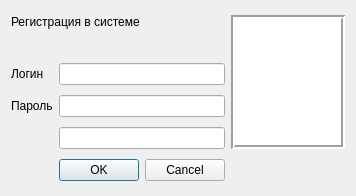
<?xml version="1.0" encoding="UTF-8"?>
<ui version="4.0">
 <class>Dialog</class>
 <widget class="QDialog" name="Dialog">
  <property name="windowModality">
   <enum>Qt::NonModal</enum>
  </property>
  <property name="enabled">
   <bool>true</bool>
  </property>
  <property name="geometry">
   <rect>
    <x>0</x>
    <y>0</y>
    <width>356</width>
    <height>196</height>
   </rect>
  </property>
  <property name="sizePolicy">
   <sizepolicy hsizetype="Fixed" vsizetype="Fixed">
    <horstretch>0</horstretch>
    <verstretch>0</verstretch>
   </sizepolicy>
  </property>
  <property name="windowTitle">
   <string>IT-куб.Журналы</string>
  </property>
  <property name="modal">
   <bool>false</bool>
  </property>
  <layout class="QGridLayout" name="gridLayout">
   <item row="0" column="0" colspan="2">
    <widget class="QLabel" name="label">
     <property name="sizePolicy">
      <sizepolicy hsizetype="Preferred" vsizetype="Fixed">
       <horstretch>0</horstretch>
       <verstretch>0</verstretch>
      </sizepolicy>
     </property>
     <property name="styleSheet">
      <string notr="true">font: 12pt &quot;MS Shell Dlg 2&quot;;</string>
     </property>
     <property name="text">
      <string>Регистрация в системе</string>
     </property>
     <property name="wordWrap">
      <bool>true</bool>
     </property>
    </widget>
   </item>
   <item row="0" column="2" rowspan="5">
    <widget class="QGraphicsView" name="graphicsView">
     <property name="sizePolicy">
      <sizepolicy hsizetype="Preferred" vsizetype="Preferred">
       <horstretch>0</horstretch>
       <verstretch>0</verstretch>
      </sizepolicy>
     </property>
     <property name="maximumSize">
      <size>
       <width>120</width>
       <height>16777215</height>
      </size>
     </property>
     <property name="focusPolicy">
      <enum>Qt::NoFocus</enum>
     </property>
     <property name="frameShape">
      <enum>QFrame::Box</enum>
     </property>
     <property name="lineWidth">
      <number>2</number>
     </property>
    </widget>
   </item>
   <item row="2" column="0">
    <widget class="QLabel" name="label_3">
     <property name="text">
      <string>Логин</string>
     </property>
    </widget>
   </item>
   <item row="2" column="1">
    <widget class="QLineEdit" name="login">
     <property name="focusPolicy">
      <enum>Qt::StrongFocus</enum>
     </property>
    </widget>
   </item>
   <item row="3" column="0">
    <widget class="QLabel" name="label_2">
     <property name="text">
      <string>Пароль</string>
     </property>
    </widget>
   </item>
   <item row="4" column="1">
    <widget class="QLineEdit" name="passwd2">
     <property name="echoMode">
      <enum>QLineEdit::Password</enum>
     </property>
    </widget>
   </item>
   <item row="3" column="1">
    <widget class="QLineEdit" name="passwd">
     <property name="focusPolicy">
      <enum>Qt::StrongFocus</enum>
     </property>
     <property name="echoMode">
      <enum>QLineEdit::Password</enum>
     </property>
    </widget>
   </item>
   <item row="1" column="0" colspan="2">
    <widget class="QLabel" name="label_err">
     <property name="sizePolicy">
      <sizepolicy hsizetype="Preferred" vsizetype="Fixed">
       <horstretch>0</horstretch>
       <verstretch>0</verstretch>
      </sizepolicy>
     </property>
     <property name="text">
      <string/>
     </property>
    </widget>
   </item>
   <item row="5" column="1">
    <widget class="QDialogButtonBox" name="buttonBox">
     <property name="focusPolicy">
      <enum>Qt::TabFocus</enum>
     </property>
     <property name="orientation">
      <enum>Qt::Horizontal</enum>
     </property>
     <property name="standardButtons">
      <set>QDialogButtonBox::Cancel|QDialogButtonBox::Ok</set>
     </property>
    </widget>
   </item>
  </layout>
 </widget>
 <tabstops>
  <tabstop>login</tabstop>
 </tabstops>
 <resources/>
 <connections>
  <connection>
   <sender>buttonBox</sender>
   <signal>accepted()</signal>
   <receiver>Dialog</receiver>
   <slot>accept()</slot>
   <hints>
    <hint type="sourcelabel">
     <x>248</x>
     <y>254</y>
    </hint>
    <hint type="destinationlabel">
     <x>157</x>
     <y>274</y>
    </hint>
   </hints>
  </connection>
  <connection>
   <sender>buttonBox</sender>
   <signal>rejected()</signal>
   <receiver>Dialog</receiver>
   <slot>reject()</slot>
   <hints>
    <hint type="sourcelabel">
     <x>316</x>
     <y>260</y>
    </hint>
    <hint type="destinationlabel">
     <x>286</x>
     <y>274</y>
    </hint>
   </hints>
  </connection>
  <connection>
   <sender>passwd</sender>
   <signal>returnPressed()</signal>
   <receiver>buttonBox</receiver>
   <slot>setFocus()</slot>
   <hints>
    <hint type="sourcelabel">
     <x>129</x>
     <y>135</y>
    </hint>
    <hint type="destinationlabel">
     <x>129</x>
     <y>189</y>
    </hint>
   </hints>
  </connection>
  <connection>
   <sender>login</sender>
   <signal>returnPressed()</signal>
   <receiver>passwd</receiver>
   <slot>setFocus()</slot>
   <hints>
    <hint type="sourcelabel">
     <x>129</x>
     <y>109</y>
    </hint>
    <hint type="destinationlabel">
     <x>129</x>
     <y>135</y>
    </hint>
   </hints>
  </connection>
 </connections>
</ui>
